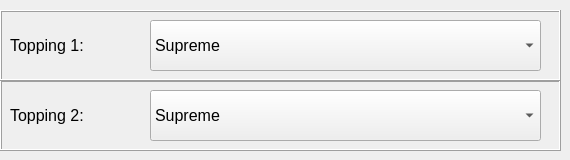
    <widget class="QWidget" name="page_5">
     <widget class="QFrame" name="frame_7">
      <property name="geometry">
       <rect>
        <x>0</x>
        <y>80</y>
        <width>561</width>
        <height>71</height>
       </rect>
      </property>
      <property name="frameShape">
       <enum>QFrame::Box</enum>
      </property>
      <property name="frameShadow">
       <enum>QFrame::Raised</enum>
      </property>
      <widget class="QComboBox" name="doubleTopB">
       <property name="geometry">
        <rect>
         <x>150</x>
         <y>10</y>
         <width>391</width>
         <height>51</height>
        </rect>
       </property>
       <property name="font">
        <font>
         <pointsize>12</pointsize>
        </font>
       </property>
       <property name="maxVisibleItems">
        <number>15</number>
       </property>
       <item>
        <property name="text">
         <string>Supreme</string>
        </property>
       </item>
       <item>
        <property name="text">
         <string>Cheesy Cheese</string>
        </property>
       </item>
       <item>
        <property name="text">
         <string>Quatro Cheese Mushroom</string>
        </property>
       </item>
       <item>
        <property name="text">
         <string>Smokebeef</string>
        </property>
       </item>
       <item>
        <property name="text">
         <string>Carnivor</string>
        </property>
       </item>
       <item>
        <property name="text">
         <string>BBQ Bratwurst</string>
        </property>
       </item>
       <item>
        <property name="text">
         <string>Creamy Tuna Mayo</string>
        </property>
       </item>
      </widget>
      <widget class="QLabel" name="label_20">
       <property name="geometry">
        <rect>
         <x>10</x>
         <y>10</y>
         <width>131</width>
         <height>51</height>
        </rect>
       </property>
       <property name="font">
        <font>
         <pointsize>12</pointsize>
        </font>
       </property>
       <property name="text">
        <string>Topping 2:</string>
       </property>
      </widget>
     </widget>
     <widget class="QFrame" name="frame_5">
      <property name="geometry">
       <rect>
        <x>0</x>
        <y>10</y>
        <width>561</width>
        <height>71</height>
       </rect>
      </property>
      <property name="frameShape">
       <enum>QFrame::Box</enum>
      </property>
      <property name="frameShadow">
       <enum>QFrame::Raised</enum>
      </property>
      <widget class="QComboBox" name="doubleTopA">
       <property name="geometry">
        <rect>
         <x>150</x>
         <y>10</y>
         <width>391</width>
         <height>51</height>
        </rect>
       </property>
       <property name="font">
        <font>
         <pointsize>12</pointsize>
        </font>
       </property>
       <property name="maxVisibleItems">
        <number>15</number>
       </property>
       <item>
        <property name="text">
         <string>Supreme</string>
        </property>
       </item>
       <item>
        <property name="text">
         <string>Cheesy Cheese</string>
        </property>
       </item>
       <item>
        <property name="text">
         <string>Quatro Cheese Mushroom</string>
        </property>
       </item>
       <item>
        <property name="text">
         <string>Smokebeef</string>
        </property>
       </item>
       <item>
        <property name="text">
         <string>Carnivor</string>
        </property>
       </item>
       <item>
        <property name="text">
         <string>BBQ Bratwurst</string>
        </property>
       </item>
       <item>
        <property name="text">
         <string>Creamy Tuna Mayo</string>
        </property>
       </item>
      </widget>
      <widget class="QLabel" name="label_21">
       <property name="geometry">
        <rect>
         <x>10</x>
         <y>10</y>
         <width>131</width>
         <height>51</height>
        </rect>
       </property>
       <property name="font">
        <font>
         <pointsize>12</pointsize>
        </font>
       </property>
       <property name="text">
        <string>Topping 1:</string>
       </property>
      </widget>
     </widget>
    </widget>
